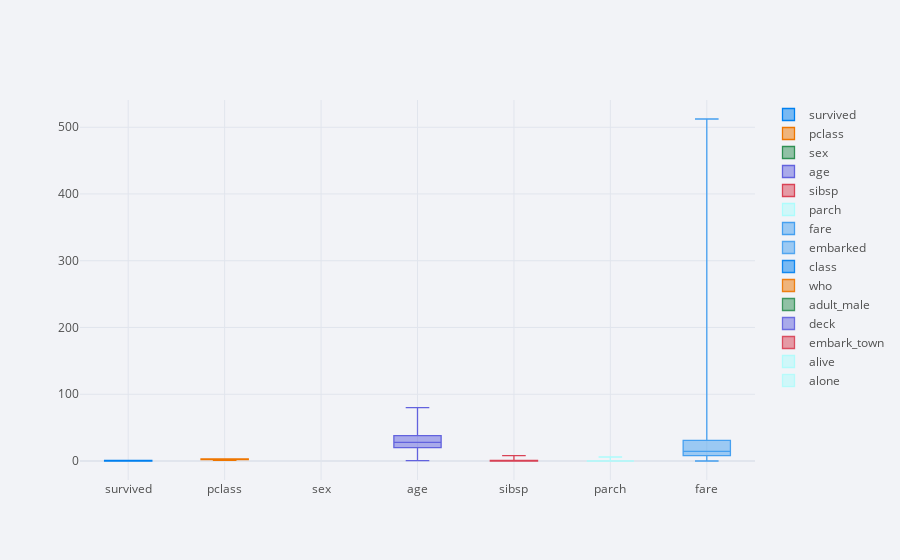

Notebook source saved alongside this figure:
### Code cell


### Figure 1 — Plotly figure (JSON) as saved in the notebook; plotly's stock layout.template omitted (floating-point values rounded to 4 significant figures; data arrays with more than 128 entries replaced by an {"elided": "..."} marker saying what was removed)
{"data": [{"boxpoints": false, "line": {"width": 1.3}, "marker": {"color": "rgba(0, 128, 240, 1.0)"}, "name": "survived", "orientation": "v", "type": "box", "y": {"elided": "891 int values"}}, {"boxpoints": false, "line": {"width": 1.3}, "marker": {"color": "rgba(238, 118, 0, 1.0)"}, "name": "pclass", "orientation": "v", "type": "box", "y": {"elided": "891 int values"}}, {"boxpoints": false, "line": {"width": 1.3}, "marker": {"color": "rgba(48, 144, 84, 1.0)"}, "name": "sex", "orientation": "v", "type": "box", "y": {"elided": "891 str values"}}, {"boxpoints": false, "line": {"width": 1.3}, "marker": {"color": "rgba(98, 98, 222, 1.0)"}, "name": "age", "orientation": "v", "type": "box", "y": {"elided": "891 float values"}}, {"boxpoints": false, "line": {"width": 1.3}, "marker": {"color": "rgba(217, 66, 85, 1.0)"}, "name": "sibsp", "orientation": "v", "type": "box", "y": {"elided": "891 int values"}}, {"boxpoints": false, "line": {"width": 1.3}, "marker": {"color": "rgba(173, 252, 252, 1.0)"}, "name": "parch", "orientation": "v", "type": "box", "y": {"elided": "891 int values"}}, {"boxpoints": false, "line": {"width": 1.3}, "marker": {"color": "rgba(70, 160, 240, 1.0)"}, "name": "fare", "orientation": "v", "type": "box", "y": {"elided": "891 float values"}}, {"boxpoints": false, "line": {"width": 1.3}, "marker": {"color": "rgba(70, 160, 240, 0.8999999999999999)"}, "name": "embarked", "orientation": "v", "type": "box", "y": {"elided": "891 str values"}}, {"boxpoints": false, "line": {"width": 1.3}, "marker": {"color": "rgba(0, 128, 240, 0.8999999999999999)"}, "name": "class", "orientation": "v", "type": "box", "y": {"elided": "891 str values"}}, {"boxpoints": false, "line": {"width": 1.3}, "marker": {"color": "rgba(238, 118, 0, 0.8999999999999999)"}, "name": "who", "orientation": "v", "type": "box", "y": {"elided": "891 str values"}}, {"boxpoints": false, "line": {"width": 1.3}, "marker": {"color": "rgba(48, 144, 84, 0.8999999999999999)"}, "name": "adult_male", "orientation": "v", "type": "box", "y": {"elided": "891 bool values"}}, {"boxpoints": false, "line": {"width": 1.3}, "marker": {"color": "rgba(98, 98, 222, 0.8999999999999999)"}, "name": "deck", "orientation": "v", "type": "box", "y": {"elided": "891 str values"}}, {"boxpoints": false, "line": {"width": 1.3}, "marker": {"color": "rgba(217, 66, 85, 0.8999999999999999)"}, "name": "embark_town", "orientation": "v", "type": "box", "y": {"elided": "891 str values"}}, {"boxpoints": false, "line": {"width": 1.3}, "marker": {"color": "rgba(173, 252, 252, 0.8999999999999999)"}, "name": "alive", "orientation": "v", "type": "box", "y": {"elided": "891 str values"}}, {"boxpoints": false, "line": {"width": 1.3}, "marker": {"color": "rgba(173, 252, 252, 0.7999999999999998)"}, "name": "alone", "orientation": "v", "type": "box", "y": {"elided": "891 bool values"}}], "layout": {"legend": {"bgcolor": "#F2F3F7", "font": {"color": "#505050"}}, "paper_bgcolor": "#F2F3F7", "plot_bgcolor": "#F2F3F7", "title": {"font": {"color": "#484848"}}, "xaxis": {"gridcolor": "#E1E5ED", "showgrid": true, "tickfont": {"color": "#505050"}, "title": {"font": {"color": "#505050"}, "text": ""}, "zerolinecolor": "#E1E5ED"}, "yaxis": {"gridcolor": "#E1E5ED", "showgrid": true, "tickfont": {"color": "#505050"}, "title": {"font": {"color": "#505050"}, "text": ""}, "zerolinecolor": "#E1E5ED"}}}
